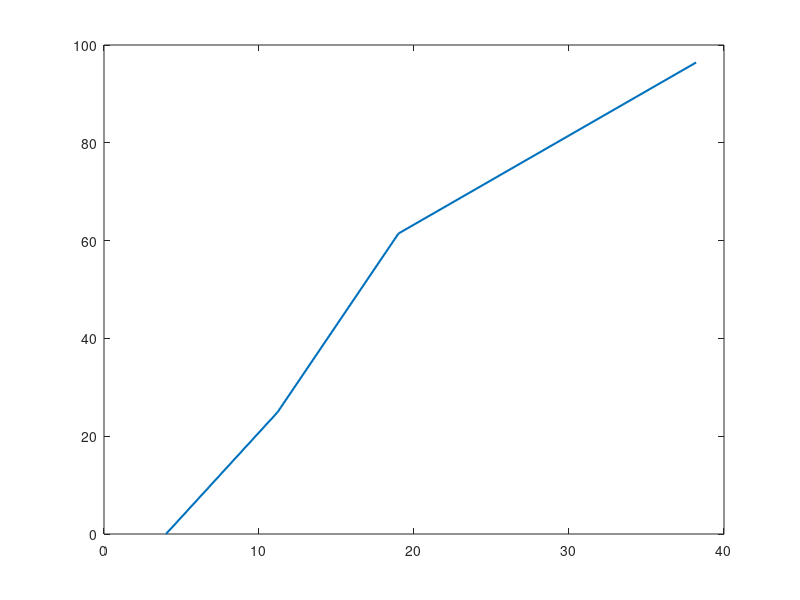

Recreate this plot in MATLAB. (Note: this script raises an error after producing the figure.)
function [outs] = ca_sarand()

    particleSize=[4;11.2;19;38.2];
    percent=[0;24.92;61.4522;96.426];
     
    fh=figure('visible','on');
    set(fh,'visible','on');
    plot(particleSize,percent,'LineWidth',1.5);      
    hold on;
     
    ss = fitoptions('Method','NonlinearLeastSquares','Lower',[0,0],'Upper',[Inf,inf],'Startpoint',[1 1]);
    
    ff = fittype('100*(1-exp(-(x/xc)^n))','options',ss);
    
    [c2,gof2] = fit(particleSize,percent,ff);
    
    parSize=0:max(particleSize);
    plot(parSize,100.*(1-exp(-(parSize./c2.xc).^c2.n)),'-r','LineWidth',1.5);
    
            
    %the last 2 item in sizingres are the n and xc coefficients
    nc=c2.n;
    xc=c2.xc;

    outs=sprintf('nc=%3.1f;xc=%3.1f',nc,xc);

    xlabel('Size(mm)');
    ylabel('Percent(%)');

    %title('Sizing Graph with Fitted Curve');
    %text(max(particleSize)*0.1,max(percent)*0.8,xcnstring);
    %legend off;
end